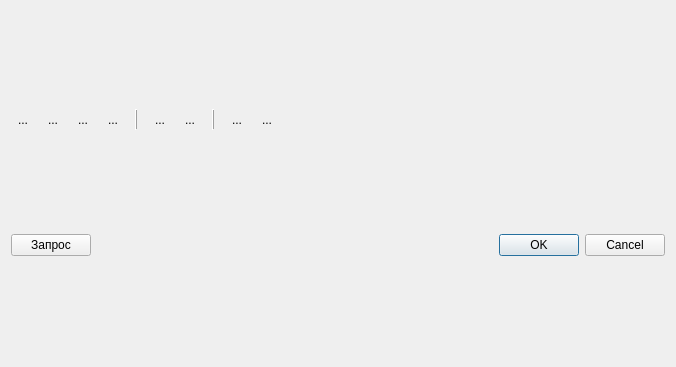
<?xml version="1.0" encoding="UTF-8"?>
<ui version="4.0">
 <class>QueryBuilderPackageDialog</class>
 <widget class="QDialog" name="QueryBuilderPackageDialog">
  <property name="geometry">
   <rect>
    <x>0</x>
    <y>0</y>
    <width>676</width>
    <height>367</height>
   </rect>
  </property>
  <property name="windowTitle">
   <string>Пакет запросов</string>
  </property>
  <layout class="QGridLayout" name="gridLayout">
   <item row="1" column="0">
    <layout class="QVBoxLayout" name="verticalLayout">
     <item>
      <layout class="QHBoxLayout" name="horizontalLayout">
       <item>
        <widget class="QToolButton" name="btnAdd">
         <property name="toolTip">
          <string>Добавить (Ins)</string>
         </property>
         <property name="text">
          <string>...</string>
         </property>
         <property name="icon">
          <iconset resource="resurses.qrc">
           <normaloff>:/img/itemAdd.png</normaloff>:/img/itemAdd.png</iconset>
         </property>
         <property name="shortcut">
          <string>Ins</string>
         </property>
         <property name="autoRaise">
          <bool>true</bool>
         </property>
        </widget>
       </item>
       <item>
        <widget class="QToolButton" name="btnAddCopy">
         <property name="toolTip">
          <string>Добавить копированием (F9)</string>
         </property>
         <property name="text">
          <string>...</string>
         </property>
         <property name="icon">
          <iconset resource="resurses.qrc">
           <normaloff>:/img/copy_24.png</normaloff>:/img/copy_24.png</iconset>
         </property>
         <property name="shortcut">
          <string>F9</string>
         </property>
         <property name="autoRaise">
          <bool>true</bool>
         </property>
        </widget>
       </item>
       <item>
        <widget class="QToolButton" name="btnEdit">
         <property name="text">
          <string>...</string>
         </property>
         <property name="icon">
          <iconset resource="resurses.qrc">
           <normaloff>:/img/itemEdit.png</normaloff>:/img/itemEdit.png</iconset>
         </property>
         <property name="autoRaise">
          <bool>true</bool>
         </property>
        </widget>
       </item>
       <item>
        <widget class="QToolButton" name="btnDelete">
         <property name="toolTip">
          <string>Удалить текущий элемент (Del)</string>
         </property>
         <property name="text">
          <string>...</string>
         </property>
         <property name="icon">
          <iconset resource="resurses.qrc">
           <normaloff>:/img/delete.png</normaloff>:/img/delete.png</iconset>
         </property>
         <property name="shortcut">
          <string>Del</string>
         </property>
         <property name="autoRaise">
          <bool>true</bool>
         </property>
        </widget>
       </item>
       <item>
        <widget class="QLabel" name="label">
         <property name="minimumSize">
          <size>
           <width>2</width>
           <height>0</height>
          </size>
         </property>
         <property name="frameShape">
          <enum>QFrame::VLine</enum>
         </property>
         <property name="frameShadow">
          <enum>QFrame::Raised</enum>
         </property>
         <property name="text">
          <string/>
         </property>
        </widget>
       </item>
       <item>
        <widget class="QToolButton" name="btnMoveUp">
         <property name="toolTip">
          <string>Переместить вверх (Ctrl+Shift+Up)</string>
         </property>
         <property name="text">
          <string>...</string>
         </property>
         <property name="icon">
          <iconset resource="resurses.qrc">
           <normaloff>:/img/moveup.png</normaloff>:/img/moveup.png</iconset>
         </property>
         <property name="shortcut">
          <string>Ctrl+Shift+Up</string>
         </property>
         <property name="autoRaise">
          <bool>true</bool>
         </property>
        </widget>
       </item>
       <item>
        <widget class="QToolButton" name="btnMoveDown">
         <property name="toolTip">
          <string>Переместить вниз (Ctrl+Shift+Down)</string>
         </property>
         <property name="text">
          <string>...</string>
         </property>
         <property name="icon">
          <iconset resource="resurses.qrc">
           <normaloff>:/img/movedown.png</normaloff>:/img/movedown.png</iconset>
         </property>
         <property name="shortcut">
          <string>Ctrl+Shift+Down</string>
         </property>
         <property name="autoRaise">
          <bool>true</bool>
         </property>
        </widget>
       </item>
       <item>
        <widget class="QLabel" name="label_2">
         <property name="frameShape">
          <enum>QFrame::VLine</enum>
         </property>
         <property name="frameShadow">
          <enum>QFrame::Raised</enum>
         </property>
         <property name="text">
          <string/>
         </property>
        </widget>
       </item>
       <item>
        <widget class="QToolButton" name="btnOpenDataBase">
         <property name="text">
          <string>...</string>
         </property>
         <property name="icon">
          <iconset resource="resurses.qrc">
           <normaloff>:/img/open_from_disk.png</normaloff>:/img/open_from_disk.png</iconset>
         </property>
         <property name="autoRaise">
          <bool>true</bool>
         </property>
        </widget>
       </item>
       <item>
        <widget class="QToolButton" name="btnSaveDatabase">
         <property name="text">
          <string>...</string>
         </property>
         <property name="icon">
          <iconset resource="resurses.qrc">
           <normaloff>:/img/save.png</normaloff>:/img/save.png</iconset>
         </property>
         <property name="autoRaise">
          <bool>true</bool>
         </property>
        </widget>
       </item>
       <item>
        <spacer name="horizontalSpacer">
         <property name="orientation">
          <enum>Qt::Horizontal</enum>
         </property>
         <property name="sizeHint" stdset="0">
          <size>
           <width>40</width>
           <height>20</height>
          </size>
         </property>
        </spacer>
       </item>
      </layout>
     </item>
    </layout>
   </item>
   <item row="2" column="0">
    <layout class="QHBoxLayout" name="horizontalLayout_2">
     <item>
      <widget class="QPushButton" name="btnQuery">
       <property name="text">
        <string>Запрос</string>
       </property>
      </widget>
     </item>
     <item>
      <widget class="QDialogButtonBox" name="buttonBox">
       <property name="orientation">
        <enum>Qt::Horizontal</enum>
       </property>
       <property name="standardButtons">
        <set>QDialogButtonBox::Cancel|QDialogButtonBox::Ok</set>
       </property>
      </widget>
     </item>
    </layout>
   </item>
  </layout>
 </widget>
 <resources>
  <include location="resurses.qrc"/>
 </resources>
 <connections>
  <connection>
   <sender>buttonBox</sender>
   <signal>accepted()</signal>
   <receiver>QueryBuilderPackageDialog</receiver>
   <slot>accept()</slot>
   <hints>
    <hint type="sourcelabel">
     <x>248</x>
     <y>254</y>
    </hint>
    <hint type="destinationlabel">
     <x>157</x>
     <y>274</y>
    </hint>
   </hints>
  </connection>
  <connection>
   <sender>buttonBox</sender>
   <signal>rejected()</signal>
   <receiver>QueryBuilderPackageDialog</receiver>
   <slot>reject()</slot>
   <hints>
    <hint type="sourcelabel">
     <x>316</x>
     <y>260</y>
    </hint>
    <hint type="destinationlabel">
     <x>286</x>
     <y>274</y>
    </hint>
   </hints>
  </connection>
 </connections>
</ui>
